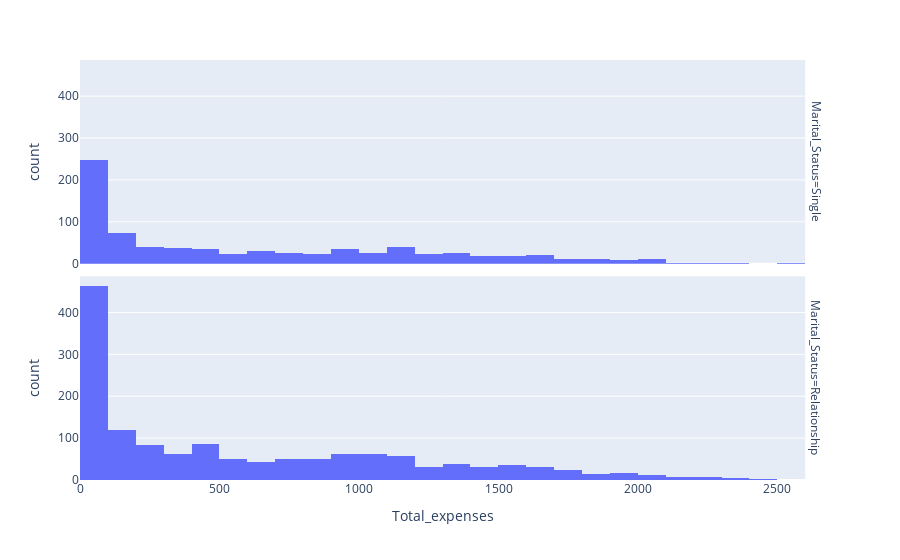

The cell this chart's notebook holds for it:
### Markdown cell above
Now let's look at how marital status and age relate to total spending:

### Code cell
fig = px.histogram(df, x='Total_expenses', facet_row = "Marital_Status")
fig.show()

### Figure 1 — Plotly figure (JSON) as saved in the notebook; plotly's stock layout.template omitted (floating-point values rounded to 4 significant figures; data arrays with more than 128 entries replaced by an {"elided": "..."} marker saying what was removed)
{"data": [{"alignmentgroup": "True", "bingroup": "x", "hovertemplate": "Marital_Status=Single<br>Total_expenses=%{x}<br>count=%{y}<extra></extra>", "legendgroup": "", "marker": {"color": "#636efa", "pattern": {"shape": ""}}, "name": "", "offsetgroup": "", "orientation": "v", "showlegend": false, "type": "histogram", "x": {"elided": "796 int values"}, "xaxis": "x2", "yaxis": "y2"}, {"alignmentgroup": "True", "bingroup": "x", "hovertemplate": "Marital_Status=Relationship<br>Total_expenses=%{x}<br>count=%{y}<extra></extra>", "legendgroup": "", "marker": {"color": "#636efa", "pattern": {"shape": ""}}, "name": "", "offsetgroup": "", "orientation": "v", "showlegend": false, "type": "histogram", "x": {"elided": "1444 int values"}, "xaxis": "x", "yaxis": "y"}], "layout": {"annotations": [{"font": {}, "showarrow": false, "text": "Marital_Status=Relationship", "textangle": 90, "x": 0.98, "xanchor": "left", "xref": "paper", "y": 0.2425, "yanchor": "middle", "yref": "paper"}, {"font": {}, "showarrow": false, "text": "Marital_Status=Single", "textangle": 90, "x": 0.98, "xanchor": "left", "xref": "paper", "y": 0.7575, "yanchor": "middle", "yref": "paper"}], "barmode": "relative", "legend": {"tracegroupgap": 0}, "margin": {"t": 60}, "xaxis": {"anchor": "y", "domain": [0, 0.98], "title": {"text": "Total_expenses"}}, "xaxis2": {"anchor": "y2", "domain": [0, 0.98], "matches": "x", "showticklabels": false}, "yaxis": {"anchor": "x", "domain": [0, 0.485], "title": {"text": "count"}}, "yaxis2": {"anchor": "x2", "domain": [0.515, 1], "matches": "y", "title": {"text": "count"}}}}
